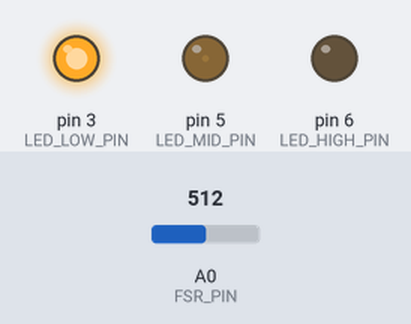
A sketch run on a simulated Arduino Uno, built with avr-gcc and run on an emulated ATmega328P. Shown: output pins drawn as LEDs (lit = HIGH). The inputs (shaded band) are chosen by the test bench; at power-on: A0 (FSR_PIN) = 512. What the sketch prints to the serial monitor is not drawn.

Above: at 1.4 s.
1.5 s: A0 (FSR_PIN) set to 490
At 2.3 s:
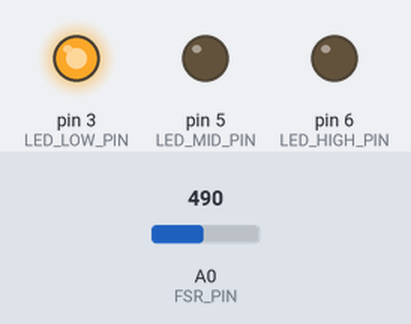
3.0 s: A0 (FSR_PIN) set to 510
At 3.4 s:
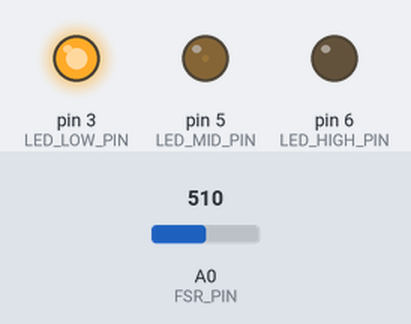
4.5 s: A0 (FSR_PIN) set to 306
At 5.7 s:
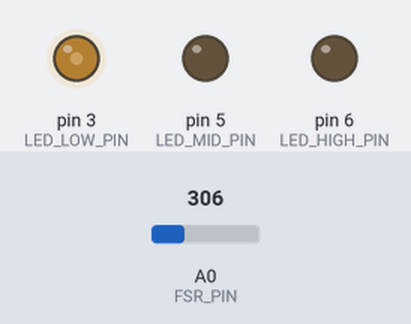
6.0 s: A0 (FSR_PIN) set to 716
At 6.9 s:
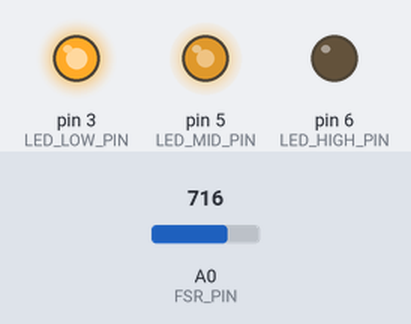
7.5 s: A0 (FSR_PIN) set to 810
At 8.1 s:
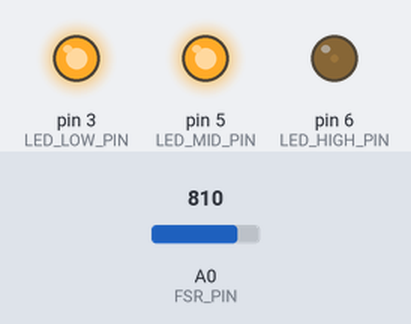
9.0 s: A0 (FSR_PIN) set to 790
At 10.4 s:
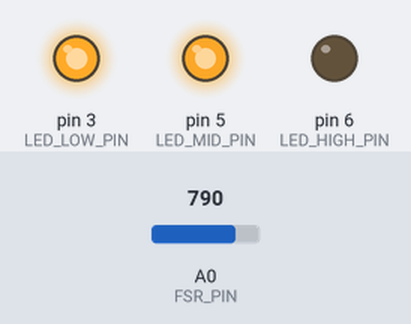
Timing chart, 0 to 11.5 s (numbered marks = the images above; inputs shaded):
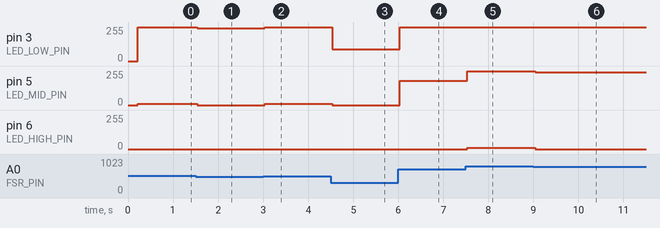

The sketch:

08_pressure_force_sensor.ino
```cpp
/*
 * ========================================
 * 압력 센서 (FSR) 측정 예제
 * ========================================
 *
 * 기능:
 * - FSR (Force Sensitive Resistor) 압력 측정
 * - 압력에 따른 LED 밝기 제어
 * - 압력 레벨 단계별 표시
 * - Serial 모니터로 실시간 출력
 *
 * 하드웨어:
 * - FSR 압력 센서
 * - LED 3개 (압력 단계 표시)
 * - 저항 10kΩ (풀다운)
 *
 * 작성일: 2026-01-30
 */

// ========================================
// 핀 정의
// ========================================
#define FSR_PIN         A0    // 압력 센서 아날로그 입력

#define LED_LOW_PIN     3     // 낮은 압력 LED (PWM)
#define LED_MID_PIN     5     // 중간 압력 LED (PWM)
#define LED_HIGH_PIN    6     // 높은 압력 LED (PWM)

// ========================================
// 상수 정의
// ========================================
#define PRESSURE_THRESHOLD_LOW   200   // 낮은 압력 임계값
#define PRESSURE_THRESHOLD_MID   500   // 중간 압력 임계값
#define PRESSURE_THRESHOLD_HIGH  800   // 높은 압력 임계값

#define UPDATE_INTERVAL          100   // 업데이트 주기 (ms)

// ========================================
// 전역 변수
// ========================================
int pressureValue = 0;
int previousPressure = 0;
unsigned long previousMillis = 0;

// ========================================
// 초기화 함수
// ========================================
void setup() {
  Serial.begin(9600);
  Serial.println("========================================");
  Serial.println("  압력 센서 측정 시스템");
  Serial.println("========================================");

  // 핀 모드 설정
  pinMode(FSR_PIN, INPUT);
  pinMode(LED_LOW_PIN, OUTPUT);
  pinMode(LED_MID_PIN, OUTPUT);
  pinMode(LED_HIGH_PIN, OUTPUT);

  // 초기 상태
  analogWrite(LED_LOW_PIN, 0);
  analogWrite(LED_MID_PIN, 0);
  analogWrite(LED_HIGH_PIN, 0);

  Serial.println("[초기화 완료]");
  Serial.println("\n압력 레벨:");
  Serial.println("  없음: 0~200");
  Serial.println("  낮음: 200~500");
  Serial.println("  중간: 500~800");
  Serial.println("  높음: 800~1023");
  Serial.println("========================================");
  Serial.println();
}

// ========================================
// 메인 루프
// ========================================
void loop() {
  unsigned long currentMillis = millis();

  // 일정 주기마다 측정
  if (currentMillis - previousMillis >= UPDATE_INTERVAL) {
    previousMillis = currentMillis;

    // 1. 압력 값 읽기
    pressureValue = analogRead(FSR_PIN);

    // 2. LED 제어
    controlLEDs(pressureValue);

    // 3. 상태 출력 (변화가 있을 때만)
    if (abs(pressureValue - previousPressure) > 10) {
      printPressure(pressureValue);
      previousPressure = pressureValue;
    }
  }
}

// ========================================
// LED 제어 함수
// ========================================
void controlLEDs(int pressure) {
  // 압력이 없을 때
  if (pressure < PRESSURE_THRESHOLD_LOW) {
    analogWrite(LED_LOW_PIN, 0);
    analogWrite(LED_MID_PIN, 0);
    analogWrite(LED_HIGH_PIN, 0);
    return;
  }

  // 낮은 압력
  if (pressure < PRESSURE_THRESHOLD_MID) {
    int brightness = map(pressure, PRESSURE_THRESHOLD_LOW, PRESSURE_THRESHOLD_MID, 0, 255);
    analogWrite(LED_LOW_PIN, brightness);
    analogWrite(LED_MID_PIN, 0);
    analogWrite(LED_HIGH_PIN, 0);
  }
  // 중간 압력
  else if (pressure < PRESSURE_THRESHOLD_HIGH) {
    int brightness = map(pressure, PRESSURE_THRESHOLD_MID, PRESSURE_THRESHOLD_HIGH, 0, 255);
    analogWrite(LED_LOW_PIN, 255);
    analogWrite(LED_MID_PIN, brightness);
    analogWrite(LED_HIGH_PIN, 0);
  }
  // 높은 압력
  else {
    int brightness = map(pressure, PRESSURE_THRESHOLD_HIGH, 1023, 0, 255);
    brightness = constrain(brightness, 0, 255);
    analogWrite(LED_LOW_PIN, 255);
    analogWrite(LED_MID_PIN, 255);
    analogWrite(LED_HIGH_PIN, brightness);
  }
}

// ========================================
// 압력 출력 함수
// ========================================
void printPressure(int pressure) {
  Serial.print("[압력 측정] 값: ");
  Serial.print(pressure);
  Serial.print(" / 1023");

  // 퍼센트 계산
  int percent = map(pressure, 0, 1023, 0, 100);
  Serial.print(" (");
  Serial.print(percent);
  Serial.print("%)");

  // 레벨 표시
  Serial.print(" → ");
  Serial.println(getPressureLevel(pressure));

  // 그래프 표시
  printPressureBar(pressure);
}

// ========================================
// 압력 레벨 반환 함수
// ========================================
String getPressureLevel(int pressure) {
  if (pressure < PRESSURE_THRESHOLD_LOW) {
    return "압력 없음";
  } else if (pressure < PRESSURE_THRESHOLD_MID) {
    return "낮은 압력";
  } else if (pressure < PRESSURE_THRESHOLD_HIGH) {
    return "중간 압력";
  } else {
    return "높은 압력";
  }
}

// ========================================
// 압력 바 그래프 출력 함수
// ========================================
void printPressureBar(int pressure) {
  Serial.print("  [");

  // 50칸 기준 바 그래프
  int barLength = map(pressure, 0, 1023, 0, 50);

  for (int i = 0; i < 50; i++) {
    if (i < barLength) {
      Serial.print("=");
    } else {
      Serial.print(" ");
    }
  }

  Serial.println("]");
}

// ========================================
// 압력 단위 변환 함수 (예시)
// ========================================
float pressureToForce(int pressure) {
  // FSR 센서 특성에 따라 변환
  // 예시: 대략적인 Newton 단위 변환

  if (pressure < PRESSURE_THRESHOLD_LOW) {
    return 0;
  }

  // 간단한 선형 변환 (실제로는 비선형)
  float force_N = map(pressure, 0, 1023, 0, 100) / 10.0;
  return force_N;
}

// ========================================
// 압력 출력 (단위 포함)
// ========================================
void printPressureWithUnit(int pressure) {
  float force = pressureToForce(pressure);

  Serial.print("[압력] ");
  Serial.print(pressure);
  Serial.print(" → 약 ");
  Serial.print(force);
  Serial.println(" N (추정)");
}

// ========================================
// 평균 압력 측정 함수 (노이즈 제거)
// ========================================
int measureAveragePressure(int samples) {
  long sum = 0;

  for (int i = 0; i < samples; i++) {
    sum += analogRead(FSR_PIN);
    delay(5);
  }

  return sum / samples;
}
```

Measured:
- after the input at 1.5 s, pin 3 (LED_LOW_PIN): 255/255 → 246/255 at once; pin 5 (LED_MID_PIN): 10/255 → 0/255 at once
- after the input at 3.0 s, pin 3 (LED_LOW_PIN): 246/255 → 255/255 at once; pin 5 (LED_MID_PIN): 0/255 → 8/255 at once
- after the input at 4.5 s, pin 3 (LED_LOW_PIN): 255/255 → 90/255 at once; pin 5 (LED_MID_PIN): 8/255 → 0/255 at once
- after the input at 6.0 s, pin 3 (LED_LOW_PIN): 90/255 → 255/255 at once; pin 5 (LED_MID_PIN): 0/255 → 183/255 at once
- after the input at 7.5 s, pin 5 (LED_MID_PIN): 183/255 → 255/255 at once; pin 6 (LED_HIGH_PIN): 0/255 → 11/255 at once
- after the input at 9.0 s, pin 5 (LED_MID_PIN): 255/255 → 246/255 at once; pin 6 (LED_HIGH_PIN): 11/255 → 0/255 at once
